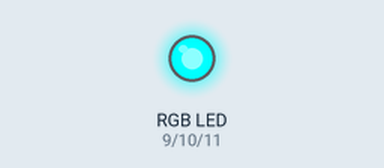
Simulated run of this sketch. Board: Arduino Uno, built with avr-gcc and run on an emulated ATmega328P. On the bench: an RGB LED mixed from three pins (HIGH = lit).

Above: at 0.05 s.
At 1.55 s:
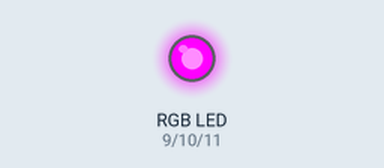
At 2.3 s:
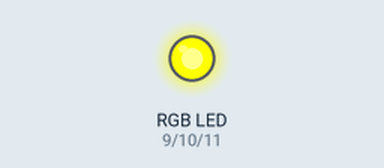
At 3.05 s:
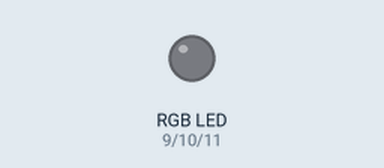
At 4.5 s:
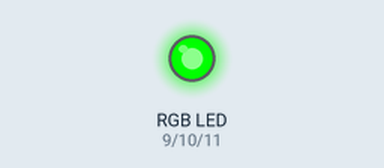
At 6.0 s:
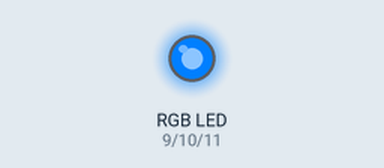
Timing chart, 0 to 7.8 s (numbered marks = the images above):
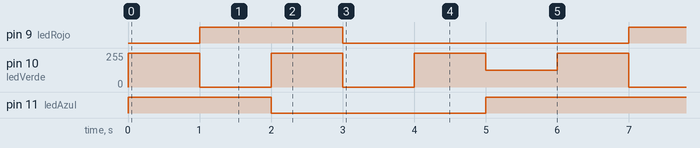

Measured:
- by itself, pin 9 (ledRojo): alternates HIGH for 2.0 s and LOW for 4.0 s
- by itself, pin 10 (ledVerde): repeats every 6.0 s: 2 × (0/255 1.0 s, 255/255 1.0 s), 127/255 1.0 s, 255/255 1.0 s
- by itself, pin 11 (ledAzul): repeats every 6.0 s: LOW 3.0 s, HIGH 3.0 s

The sketch:

practica6.ino
```cpp
/*---------------------------------------------LED RGB - Tabla de Colores---------------------------------------------
Programa que hace uso de una función llamada
color para generar diversas tonalidades en
un LED RGB
Cosas de Mecatrónica y Tienda de Robótica
*/

//--------------------------------------------------
//Declara puertos de entradas y salidas y variables
//--------------------------------------------------

int ledRojo = 9; //Declara Pin LED Rojo
int ledVerde=10; //Declara Pin LED Verde
int ledAzul=11; //Declara Pin LED Azul

//------------------------------------
//Funcion principal
//------------------------------------

void setup() // Se ejecuta cada vez que el Arduino se inicia
{
  pinMode(ledRojo,OUTPUT); //El LED Rojo como una salida
  pinMode(ledVerde,OUTPUT); //El LED Verde como una salida
  pinMode(ledAzul,OUTPUT); //El LED Azul como una salida
}

//------------------------------------
//Funcion ciclicla
//------------------------------------

void loop() // Esta funcion se mantiene ejecutando
{
  // cuando este energizado el Arduino
  //Llamado a la función Color que recibe
  //1er posicion: Intensidad Rojo
  //2da posición: Intensidad Verde
  //3ra posición: Intensidad Azul

  color(255,0,0);
  delay(1000); //Rojo

  color(0,255,0);
  delay(1000); //Verde

  color(0,0,255);
  delay(1000); //Azul

  color(255,255,255); //Blanco
  delay(1000);

  color(255,0,255);//Magenta
  delay(1000);

  color(255,128,0);//Naranja
  delay(1000);
}

//------------------------------------
//Funcion color
//------------------------------------

void color(int rojo, int verde, int azul){
  //Escritura de PWM del color Rojo
  analogWrite(ledRojo, 255-rojo);

  //Escritura de PWM del color Verde
  analogWrite(ledVerde, 255-verde);

  //Escritura de PWM del color Azul
  analogWrite(ledAzul, 255-azul);
}
//Fin programa
```
